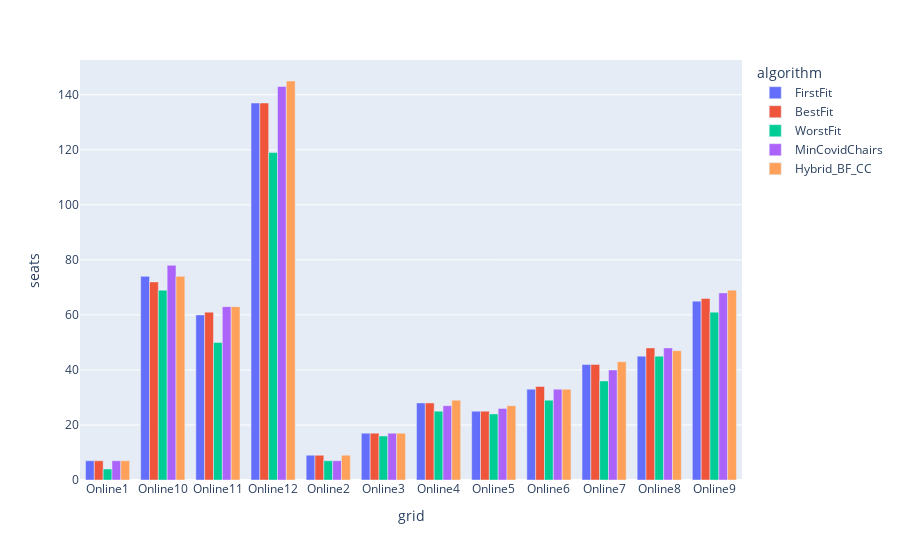

This figure's notebook cell:
### Markdown cell above
Best performance of each algorithm per grid:

### Code cell
df_sim_max = df_sim.groupby(['grid']).max().reset_index().melt(id_vars='grid', value_name='seats', var_name='algorithm')
px.bar(df_sim_max, x='grid', color='algorithm', y='seats', barmode='group').show()

### Figure 1 — Plotly figure (JSON) as saved in the notebook; plotly's stock layout.template omitted (floating-point values rounded to 4 significant figures)
{"data": [{"alignmentgroup": "True", "hovertemplate": "algorithm=FirstFit<br>grid=%{x}<br>seats=%{y}<extra></extra>", "legendgroup": "FirstFit", "marker": {"color": "#636efa"}, "name": "FirstFit", "offsetgroup": "FirstFit", "orientation": "v", "showlegend": true, "textposition": "auto", "type": "bar", "x": ["Online1", "Online10", "Online11", "Online12", "Online2", "Online3", "Online4", "Online5", "Online6", "Online7", "Online8", "Online9"], "xaxis": "x", "y": [7, 74, 60, 137, 9, 17, 28, 25, 33, 42, 45, 65], "yaxis": "y"}, {"alignmentgroup": "True", "hovertemplate": "algorithm=BestFit<br>grid=%{x}<br>seats=%{y}<extra></extra>", "legendgroup": "BestFit", "marker": {"color": "#EF553B"}, "name": "BestFit", "offsetgroup": "BestFit", "orientation": "v", "showlegend": true, "textposition": "auto", "type": "bar", "x": ["Online1", "Online10", "Online11", "Online12", "Online2", "Online3", "Online4", "Online5", "Online6", "Online7", "Online8", "Online9"], "xaxis": "x", "y": [7, 72, 61, 137, 9, 17, 28, 25, 34, 42, 48, 66], "yaxis": "y"}, {"alignmentgroup": "True", "hovertemplate": "algorithm=WorstFit<br>grid=%{x}<br>seats=%{y}<extra></extra>", "legendgroup": "WorstFit", "marker": {"color": "#00cc96"}, "name": "WorstFit", "offsetgroup": "WorstFit", "orientation": "v", "showlegend": true, "textposition": "auto", "type": "bar", "x": ["Online1", "Online10", "Online11", "Online12", "Online2", "Online3", "Online4", "Online5", "Online6", "Online7", "Online8", "Online9"], "xaxis": "x", "y": [4, 69, 50, 119, 7, 16, 25, 24, 29, 36, 45, 61], "yaxis": "y"}, {"alignmentgroup": "True", "hovertemplate": "algorithm=MinCovidChairs<br>grid=%{x}<br>seats=%{y}<extra></extra>", "legendgroup": "MinCovidChairs", "marker": {"color": "#ab63fa"}, "name": "MinCovidChairs", "offsetgroup": "MinCovidChairs", "orientation": "v", "showlegend": true, "textposition": "auto", "type": "bar", "x": ["Online1", "Online10", "Online11", "Online12", "Online2", "Online3", "Online4", "Online5", "Online6", "Online7", "Online8", "Online9"], "xaxis": "x", "y": [7, 78, 63, 143, 7, 17, 27, 26, 33, 40, 48, 68], "yaxis": "y"}, {"alignmentgroup": "True", "hovertemplate": "algorithm=Hybrid_BF_CC<br>grid=%{x}<br>seats=%{y}<extra></extra>", "legendgroup": "Hybrid_BF_CC", "marker": {"color": "#FFA15A"}, "name": "Hybrid_BF_CC", "offsetgroup": "Hybrid_BF_CC", "orientation": "v", "showlegend": true, "textposition": "auto", "type": "bar", "x": ["Online1", "Online10", "Online11", "Online12", "Online2", "Online3", "Online4", "Online5", "Online6", "Online7", "Online8", "Online9"], "xaxis": "x", "y": [7, 74, 63, 145, 9, 17, 29, 27, 33, 43, 47, 69], "yaxis": "y"}], "layout": {"barmode": "group", "legend": {"title": {"text": "algorithm"}, "tracegroupgap": 0}, "margin": {"t": 60}, "xaxis": {"anchor": "y", "domain": [0, 1], "title": {"text": "grid"}}, "yaxis": {"anchor": "x", "domain": [0, 1], "title": {"text": "seats"}}}}
